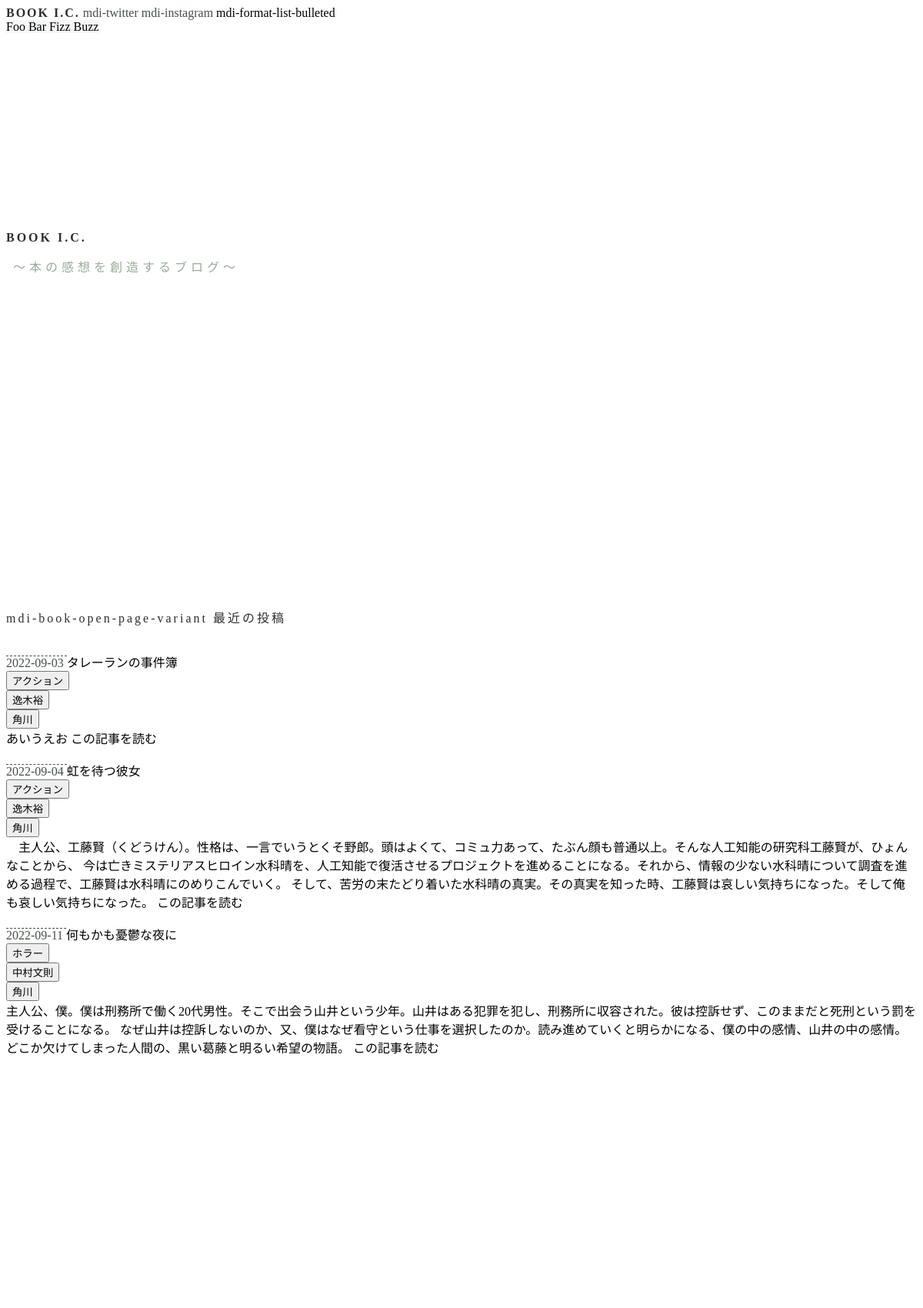
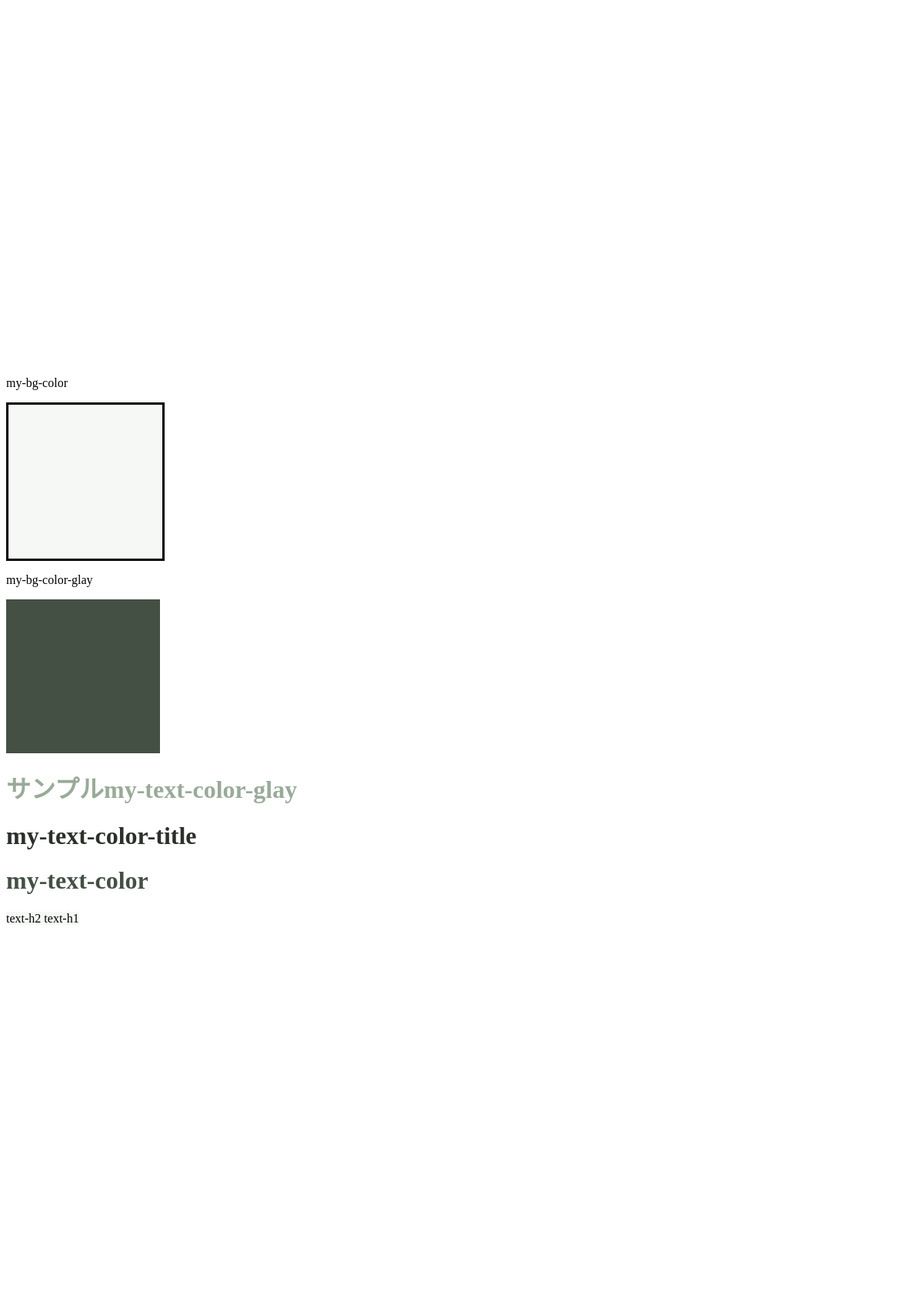
The page / (upper part) on the database its author committed (2 pictures, top to bottom).
### book/models.py (models this page shows, shortened)
class Book(models.Model):
    isbn13 = models.CharField(max_length=14,
                                validators=[MinLengthValidator(14, '文字数が一致していません。例）978-4167174033'),
                                            RegexValidator(r'[0-9]{3}[-][0-9]{10}', '形式に当てはまっていません。例）978-4167174033')], null=True, blank=True)
    title = models.CharField('タイトル', max_length=100, null=True, blank=True)
    pages = models.SmallIntegerField('ページ数', null=True, blank=True)
    issue = models.DateField('発行日', null=True, blank=True) # [発行日, y m d]
    post_day = models.DateField('投稿日', null=True, blank=True) # [投稿日, y m d]
    update_day = models.DateField('更新日', null=True, blank=True) # [投稿日, y m d]
    YOUTH_CHOICES = (('Y', 'Youth'),('O', 'Old'))
    youth_choices = models.CharField('青春/白秋', choices=YOUTH_CHOICES, max_length=10)
    series_info = models.ForeignKey("Series", verbose_name=("シリーズ情報"), on_delete=models.CASCADE, null=True, blank=True)
    author_info = models.ForeignKey("Author", verbose_name=("著者情報"), on_delete=models.CASCADE, null=True, blank=True)
    category_info = models.ForeignKey("Category", verbose_name=("カテゴリー情報"), blank=True,null=True,on_delete=models.CASCADE)
    publisher_info = models.ForeignKey("Publisher", verbose_name=("出版社情報"), on_delete=models.CASCADE, null=True, blank=True)
    publisher_label_info = models.ForeignKey("Publisher_label", verbose_name=("レーベル"), on_delete=models.CASCADE, null=True, blank=True)
    contents = models.TextField("コンテンツ", null=True, blank=True)
    contents_synopsis =  models.TextField("あらすじ", null=True, blank=True)
    fin = models.BooleanField('完読', null=True, blank=True)
    amazon_url = models.CharField('アマゾンURL', max_length=1000, null=True, blank=True)

class Category(models.Model):
    CATEGORY_CHOICES = (('action', 'アクション'),('adventure', 'アドベンチャー'),('youth', '青春'),('love', '恋愛'),('sf', 'SF'),('history', '時代'),('mystery', 'ミステリー'),('comedy', 'コメディー'), ('horror', 'ホラー'))
    CATEGORYENG_CHOICES = (('action_eng', 'action'), ('adventure_eng', 'adventure'), ('youth_eng', 'youth'), ('love_eng', 'love'), ('sf_eng', 'sf'), ('history_eng', 'history'), ('mystery_eng', 'mystery'), ('comedy_eng', 'comedy'), ('horror_eng', 'horror'))
    COLOR_CHOICES = (('red', 'red'), ('orange','orange'),('blue', 'blue'), ('pink', 'pink'),('info','info'), ('green', 'green'), ('purple', 'purple'), ('warning','warning'),('dark', 'dark'))
    category = models.CharField("カテゴリー", choices=CATEGORY_CHOICES, max_length=20, default=None) # 追加していく-----------
    category_eng = models.CharField("カテゴリーeng", choices=CATEGORYENG_CHOICES ,max_length=20, null=True, blank=True) # 追加していく-----------
    color = models.CharField("色", choices=COLOR_CHOICES, max_length=20)
    color_hex = models.CharField("色_hex値", max_length=20,  blank=True)
    contents = models.TextField("コンテンツ", blank=True)
    contents_keyword = models.TextField("キーワード", blank=True)
    post_day = models.DateField('投稿日', null=True) # [発行日, y m d]

class Author(models.Model):
    GENDER_CHOICES = (('Mon', '男性'),('Womon', '女性'))
    WORD_CHOICES = (('Aa', 'あ行'),('Ka', 'か行'),('Sa', 'さ行'),('Ta', 'た行'),('Na', 'な行'),('Ha', 'は行'),('Ma', 'ま行'),('Ya', 'や行'),('Ra', 'ら行'),('Wa', 'わ行'))
    author = models.CharField('著者', max_length=100, default=None) # 追加していく-----------
    author_eng = models.CharField('著者eng', max_length=100) # 追加していく-----------
    word_oder = models.CharField('五十音', choices=WORD_CHOICES, max_length=10)
    age = models.DateField('生年月日')
    sex = models.CharField('性別', choices=(('', '未選択'),)+GENDER_CHOICES, max_length=10, blank=True)
    contents = models.TextField("コンテンツ")
    contents_lite = models.TextField("コンテンツ", blank=True, null=True)
    post_day = models.DateField('投稿日', null=True) # [発行日, y m d]
    def __str__(self):
        return self.author

class Publisher(models.Model):
    publisher = models.CharField('出版社', max_length=50)
    publisher_eng = models.CharField('出版社_eng', max_length=50, blank=True, null=True)
    contents = models.TextField("コンテンツ")
    incorporated = models.DateField('設立日')
    post_day = models.DateField('投稿日', null=True) # [発行日, y m d]
    def __str__(self):
        return self.publisher

### book/views.py (the view)
# urls.py: path('', views.TopView.as_view(), name="top"),
class TopView(MyListView): # TopView
    model = Book
    template_name = 'book/base.html'
    def get_context_data(self, *args, **kwargs):
        context = super().my_get_context_data(self, *args, **kwargs)
        return context
    def get_queryset(self):
        q = Book.objects.all().order_by("post_day")
        return q

### book/views.py (called while the page is built, shortened)
    def my_get_data(self, *args, **kwargs):
        request = get_request()
        print(request)
        get_data = {}
        get_data['url_sub'] = None
        get_data['url_main'] = None
        url_path = request.path
        url_split = url_path.split('/')
        url_dict = {}
        flag = 0
        url_path = "{0}://{1}/".format(request.scheme, request.get_host())
        get_data['contents'] = None
        get_data['book_info'] = None
        get_data['category_info'] = None
        get_data['author_info'] = None
        get_data['publisher_info'] = None
        return get_data

    def my_get_context_data(self, *args, **kwargs):
        context = super().get_context_data()
        get_data = self.my_get_data(self, **kwargs)
        try:
            context['contents'] = get_data['contents']
            context['book_info'] = get_data['book_info']
            context['category_info'] = get_data['category_info']
            context['author_info'] = get_data['author_info']
            context['publisher_info'] = get_data['publisher_info']
            context['DEBUG'] = settings.DEBUG
        except:
            pass
        context['view'] = [1,1,1,1,1] # [ブログ紹介, メインコンテンツ+サイドバー, メインコンテンツのみ, トピックス]
        return context

### book/templates/book/base.html (shortened to what this page needs)
{% extends 'book/_block_static.html' %}
{% block contents %}
  {% include 'text/text_title_book-ic.html' with text="BOOK I.C." text_sub="～本の感想を創造するブログ～" %}
  {% include 'text/text_subtitle.html' with text="最近の投稿" icon_name="mdi-book-open-page-variant" %}
  {% include 'block/card.html' %}
{% endblock %}

### book/templates/book/_block_static.html (shortened to what this page needs)
{% load static %}
<!DOCTYPE html>
<html>
{% include 'block/head.html' %}
<body>
  <div id="app" class>
    <v-app id="inspire" class="my-bg-color">
        {% include 'block/toolbar.html' %}
        <v-container id="my_container" class="mx-auto">
        {% block contents %}
        {% endblock %}
        </v-container>
        {% if DEBUG == True %}
        {% include 'sample/sample.html' %}
        {% endif %}
    </v-app>
  </div>
</body>
</html>

### book/templates/book/components/block/head.html (shortened to what this page needs)
<head>
    <link href="https://cdn.jsdelivr.net/npm/@mdi/font@6.x/css/materialdesignicons.min.css" rel="stylesheet">
    <link href="https://cdn.jsdelivr.net/npm/vuetify@2.x/dist/vuetify.min.css" rel="stylesheet">
    <link href="https://cdn.jsdelivr.net/npm/@mdi/font@6.x/css/materialdesignicons.min.css" rel="stylesheet">
</head>

### book/templates/book/components/block/toolbar.html (shortened to what this page needs)
<div id="header_menu">
    <v-toolbar
    color="#f5f8f5"
    flat
    height="74px"
    tile
    elevation="3"
    {% comment %} src="https://cdn.vuetifyjs.com/images/backgrounds/vbanner.jpg" {% endcomment %}
    >
      <v-toolbar-title onclick="location.href='{% url "book:top" %}'" style="cursor:pointer" id="my-letter-spacing-title" class="my-font-weight-title text-h5 my-text-color-title">BOOK I.C.</v-toolbar-title>
      <v-btn icon fab xlarge dark class="my-text-color" href="https://twitter.com/BOOK_IC">
        <v-icon size="32" >mdi-twitter</v-icon>
      </v-btn>
      <v-btn icon fab xlarge dark class="my-text-color me-5" href="https://www.instagram.com/BOOK_I.C/">
        <v-icon size="32" >mdi-instagram</v-icon>
      </v-btn>
      <v-app-bar-nav-icon @click.stop="drawer = !drawer">
                <v-icon size="32">mdi-format-list-bulleted</v-icon>
      </v-app-bar-nav-icon>
    </v-toolbar>
  </div>
  <v-navigation-drawer
  v-model="drawer"
  absolute
  left
  temporary
>
  <v-list
    nav
    dense
  >
    <v-list-item-group
      v-model="group"
      active-class="deep-purple--text text--accent-4"
    >
      <v-list-item>
        <v-list-item-title>Foo</v-list-item-title>
      </v-list-item>
      <v-list-item>
        <v-list-item-title>Bar</v-list-item-title>
      </v-list-item>
      <v-list-item>
        <v-list-item-title>Fizz</v-list-item-title>
      </v-list-item>
      <v-list-item>
        <v-list-item-title>Buzz</v-list-item-title>
      </v-list-item>
    </v-list-item-group>
  </v-list>
</v-navigation-drawer>

### book/templates/book/components/text/text_title_book-ic.html
<div class="my-container-max-width" style="height: 30vh;"></div>
<div class="q-py-xl my-container-max-width">
  <div class="">
  <p id="my-letter-spacing-3" class="text-center my-font-weight-title text-h5 text-md-h4 my-text-color-title my-letter-spacing-3">{{text}}</p>
  <p id="my-letter-spacing-5" class="text-center text-subtitle-1 text-md-h5 my-text-color-glay">&nbsp;{{text_sub}}</p>
  </div>
</div>
<div class="my-container-max-width" style="height: 50vh;"></div>

### book/templates/book/components/text/text_subtitle.html
<v-row
no-gutters
>
<v-col
  cols="12"
  align-self="center"
  class="mx-auto"
>
<p class="text-h2 my-text-color-title text-h5 text-md-h4" style="letter-spacing:3px;">
<v-icon size="40" >{{icon_name}}</v-icon>
{{text}}</p>
</v-col>

### book/templates/book/components/block/card.html (shortened to what this page needs)
  {% for book_ in book_list %}
      <v-col
        cols="12"
        sm="6"
        lg="4"
        align-self="center"
        class="px-3 mb-14 mx-auto ml-md-0 mr-md-auto mt-5 mb-auto"
      >
      <v-card
        class="mx-auto"
        elevation="15"
        style=""
      >
        <div style="background-color:white;">
        <v-card-text class="pb-0 my-text-color" style="border-top: dashed 0.1em #455045;">
          {{ book_.post_day | safe }}
        </v-card-text>
        <v-card-title class="pb-0 pt-1">
          {{ book_.title | safe }}
        </v-card-title>
        <v-card-actions>
          <v-btn color="{{book_.category_info.color_hex}}" elevation="1" outlined rounded small>
            <form class="d-inline-block" action="{% url 'book:book' %}" method="post">{% csrf_token %}
              <input type="submit" href="{% url "book:book" %}" value="{{book_.category_info.get_category_display}}">
            </form>
          </v-btn>
          <v-btn color="#455045" elevation="1" outlined rounded small>
            <form class="d-inline-block" action="{% url 'book:book' %}" method="post">{% csrf_token %}
              <input type="submit" href="{% url "book:book" %}" value="{{ book_.author_info }}">
            </form>
          </v-btn>
          <v-btn color="#455045" elevation="1" outlined rounded small>
            <form class="d-inline-block" action="{% url 'book:book' %}" method="post">{% csrf_token %}
              <input type="submit" href="{% url "book:book" %}" value="{{ book_.publisher_info}}">
            </form>
          </v-btn>
        </v-card-actions>
        <v-card-text>
          {{ book_.contents_synopsis | safe }}
        </v-card-text>
        <v-card-actions>
          <v-btn color="#1aa179" text class="mx-auto" style="width:100%;" href ="{% url 'book:book_info' book_.post_day %}">
          この記事を読む
        </v-btn>
        </v-card-actions>
      </div>
      </v-card>
    </v-col>
    {% endfor %}
  </v-row>

### book/templates/book/components/sample/sample.html
<div style="min-height: 100vh;"></div>
<p>my-bg-color</P>
<div style="width: 200px; height:200px; border: solid;" class="my-bg-color"></div>
<p>my-bg-color-glay</P>
  <div style="width: 200px; height:200px;" class="my-bg-color-glay"></div>
<h1 class="my-text-color-glay">サンプルmy-text-color-glay</h1>
<h1 class="my-text-color-title">my-text-color-title</h1>
<h1 class="my-text-color">my-text-color</h1>
<a class="text-h2">text-h2</a>
<a class="text-h1">text-h1</a>
<div style="min-height: 100vh;"></div>

### book/templates/book/components/scripts_css_comp/style.html (style rules this page uses)
#my-letter-spacing-title { letter-spacing: 2px!important; }
.my-font-weight-title { font-weight: 600!important; }

### rows shown on the page
Book: post_day "2022-09-03", title "タレーランの事件簿", category_info.category "アクション", author_info "逸木裕", publisher_info "角川", contents_synopsis "あいうえお"
Book: post_day "2022-09-04", title "虹を待つ彼女", category_info.category "アクション", author_info "逸木裕", publisher_info "角川", contents_synopsis "主人公、工藤賢（くどうけん）。性格は、一言でいうとくそ野郎。頭はよくて、コミュ力あって、たぶん顔も普通以上。そんな人工知能の研究科工藤賢が、ひょんなことから、 今は亡きミステリアスヒロイン水科晴を、人工知能で復活させるプロジェクトを進めることになる。それから、情報の少ない水科晴について調査を進める過程で、工藤賢は水科晴にのめりこんでいく。 そして、苦労の末たどり着いた水科晴の真実。その真実を知った時、工藤賢は哀しい気持ちになった。そして俺も哀しい気持ちになった。"
Book: post_day "2022-09-11", title "何もかも憂鬱な夜に", category_info.category "ホラー", author_info "中村文則", publisher_info "角川", contents_synopsis "主人公、僕。僕は刑務所で働く20代男性。そこで出会う山井という少年。山井はある犯罪を犯し、刑務所に収容された。彼は控訴せず、このままだと死刑という罰を受けることになる。 なぜ山井は控訴しないのか、又、僕はなぜ看守という仕事を選択したのか。読み進めていくと明らかになる、僕の中の感情、山井の中の感情。どこか欠けてしまった人間の、黒い葛藤と明るい希望の物語。"

### other values the page prints
{{ text }} "BOOK I.C."
{{ text_sub }} "～本の感想を創造するブログ～"
{{ icon_name }} "mdi-book-open-page-variant"
{{ text }} "最近の投稿"
